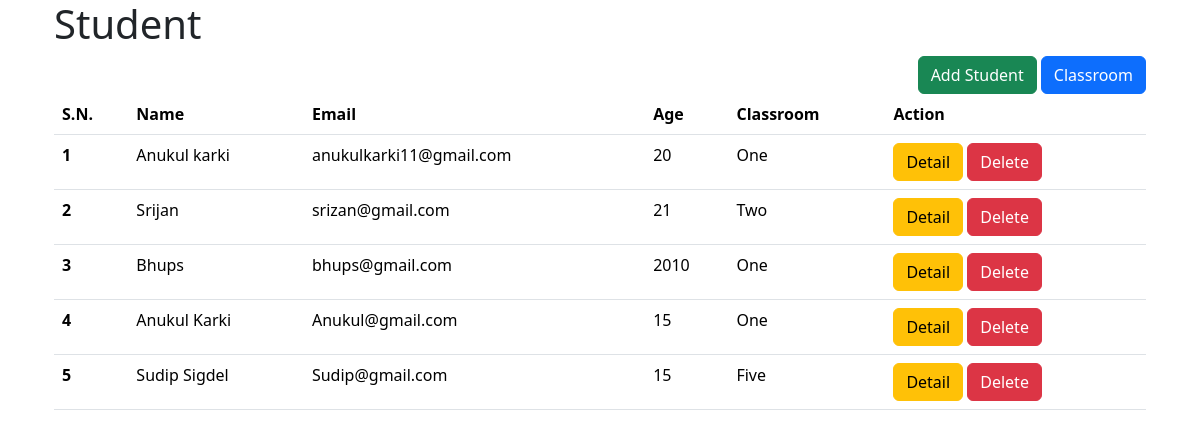
The page /student/ on the database its author committed.
### crud/models.py (models this page shows, shortened)
class Student(models.Model):
    name = models.CharField(max_length=20)
    email = models.EmailField()
    age = models.IntegerField()
    classroom = models.ForeignKey(Classroom, on_delete=models.CASCADE, related_name="classroomStudent")

class Classroom(models.Model):
    name = models.CharField(max_length=20)

### crud/views.py (the view)
# urls.py: path("student/",studentAPIView.as_view()),
def student(request:HttpRequest):
    students = Student.objects.all()
    return render(request, "crud/student.html", {"students":students, "title":"Student"})

### crud/templates/crud/student.html
{% extends "crud/base.html" %}
{% block content %}
<h1>{{title}}</h1>
<div style="float: right;">
    <a class="btn btn-success" href="{% url 'addStudent'%}">Add Student</a>
    <a class="btn btn-primary" href="{%url 'crudClassroom'%}">Classroom</a>
</div>
<table class="table">
    <thead>
      <tr>
        <th scope="col">S.N.</th>
        <th scope="col">Name</th>
        <th scope="col">Email</th>
        <th scope="col">Age</th>
        <th scope="col">Classroom</th>
        <th scope="col">Action</th>
      </tr>
    </thead>
    {%for student in students%}
    <tbody>
      <tr>
        <th scope="row">{{forloop.counter}}</th>
        <td>{{student.name}}</td>
        <td>{{student.email}}</td>
        <td>{{student.age}}</td>
        <td>{{student.classroom.name}}</td>
        <td>
          <a class="btn btn-warning" href="{%url 'studentDetail' student.id%}">Detail</a>
          <a class="btn btn-danger" href="{%url 'studentDelete' student.id%}">Delete</a>
        </td>
      </tr>
    </tbody>
    {%endfor%}
  </table>
{% endblock %}

### rows shown on the page
Student: name "Anukul karki", email "anukulkarki11@gmail.com", age "20", classroom.name "One"
Student: name "Srijan", email "srizan@gmail.com", age "21", classroom.name "Two"
Student: name "Bhups", email "bhups@gmail.com", age "2010", classroom.name "One"
Student: name "Anukul Karki", email "Anukul@gmail.com", age "15", classroom.name "One"
Student: name "Sudip Sigdel", email "Sudip@gmail.com", age "15", classroom.name "Five"
